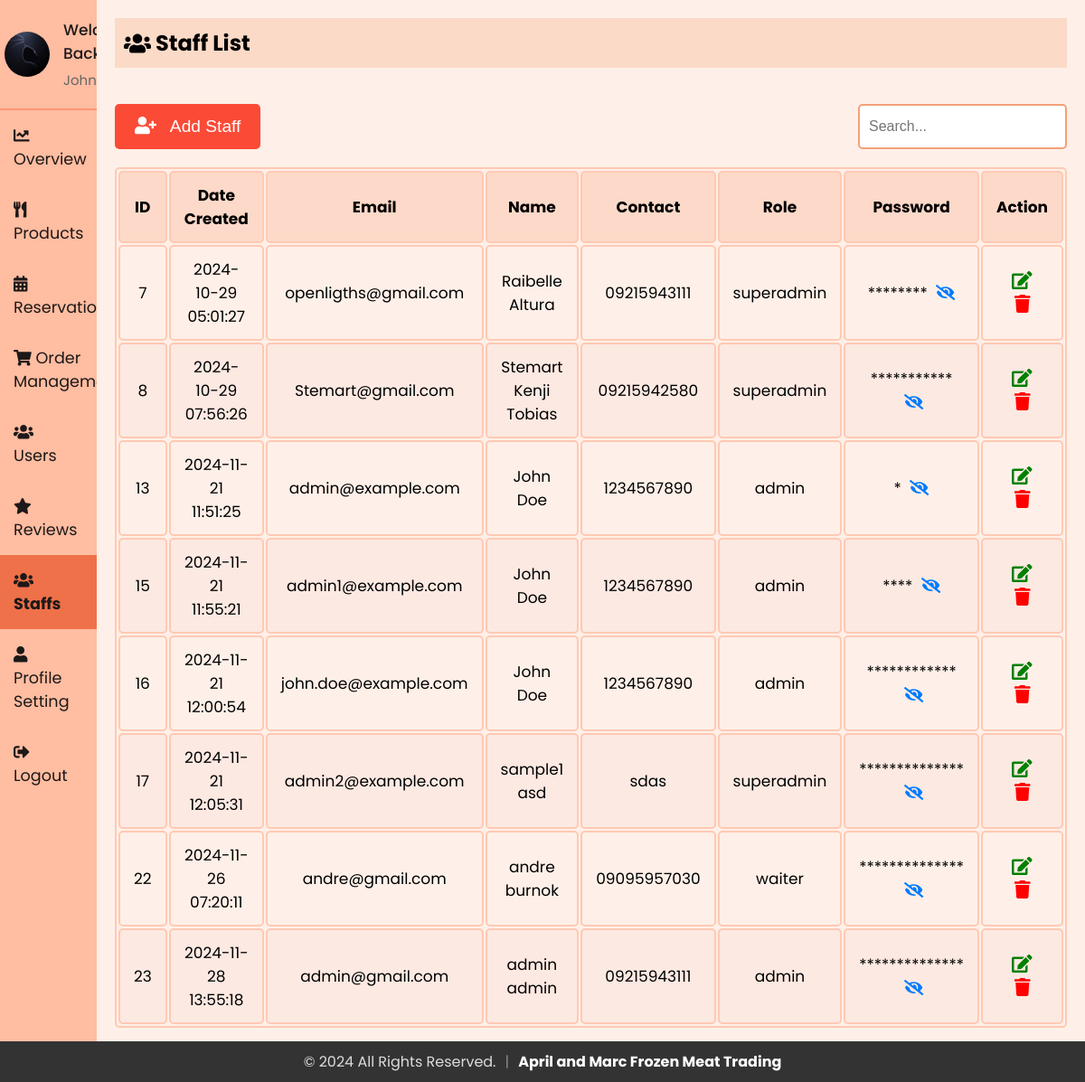
Screenshot of /admin/staffs.php (signed in) with the database file from the repository.
### tables this page shows
CREATE TABLE `staff` (
  `id` int(11) NOT NULL,
  `firstName` varchar(50) NOT NULL,
  `lastName` varchar(50) NOT NULL,
  `email` varchar(100) NOT NULL,
  `contact` varchar(15) DEFAULT NULL,
  `role` enum('superadmin','admin','delivery boy','waiter') NOT NULL,
  `password` varchar(255) NOT NULL,
  `createdAt` timestamp NOT NULL DEFAULT current_timestamp(),
  `updatedAt` timestamp NOT NULL DEFAULT current_timestamp() ON UPDATE current_timestamp(),
  `profile_image` varchar(255) NOT NULL DEFAULT 'default.jpg'
);

### admin/sidebar.php (called while the page is built, shortened)
<?php
include 'db_connection.php';
$admin_email = isset($_SESSION['email']) ? $_SESSION['email'] : '';
function getAdminInfo($email)
{
  global $conn;
  $stmt = $conn->prepare("SELECT firstName, lastName, email, profile_image FROM staff WHERE email = ?");
  $stmt->bind_param("s", $email);
  $stmt->execute();
  $stmt->bind_result($firstName, $lastName, $email,  $profile_image);
  return [
    'firstName' => $firstName ?: '',
    'lastName' => $lastName ?: '',
    'email' => $email ?: '',
    'profile_image' => $profile_image ?: 'default.jpg'
  ];
}
$admin_info = getAdminInfo($admin_email);
?>

### admin/staffs.php (the view, shortened to what this page needs)
<?php
include 'db_connection.php';
$search = '';
?>
<?php
include 'sidebar.php';
?>
<!DOCTYPE html>
<html lang="en">
<head>
  <link rel="stylesheet" href="https://cdnjs.cloudflare.com/ajax/libs/font-awesome/5.15.3/css/all.min.css">
  <link rel="stylesheet" href="sidebar.css">
  <link rel="stylesheet" href="admin_user.css">
</head>
<body>
  <div class="sidebar">
    <div class="profile-section">
      <img src="../uploads/<?php echo htmlspecialchars($admin_info['profile_image']); ?>" alt="Profile Picture">
      <div class="info">
        <h3>Welcome Back!</h3>
        <p><?php echo htmlspecialchars($admin_info['firstName']) . ' ' . htmlspecialchars($admin_info['lastName']); ?></p>
      </div>
    </div>
    <ul>
      <li><a href="index.php"><i class="fas fa-chart-line" style="margin-right: 10px;"></i> Overview</a></li>
      <li><a href="admin_menu.php" ><i class="fas fa-utensils" style="margin-right: 10px;"></i> Products</a></li>
      <li><a href="reservations.php"><i class="fas fa-calendar-alt" style="margin-right: 10px;"></i> Reservations</a></li>
      <li><a href="admin_orders.php"><i class="fas fa-shopping-cart"></i> Order Management</a></li>
      <li><a href="users.php"><i class="fas fa-users" style="margin-right: 10px;"></i> Users</a></li>
      <li><a href="reviews.php"><i class="fas fa-star" style="margin-right: 10px;"></i> Reviews</a></li>
      <li><a href="staffs.php" class="active"><i class="fas fa-users" style="margin-right: 10px;"></i> Staffs</a></li>
      <li><a href="profile.php"><i class="fas fa-user" style="margin-right: 10px;"></i> Profile Setting</a></li>
      <li style="margin-right: 10px;"><a href="logout.php"><i class="fas fa-sign-out-alt" style="margin-right: 10px;"></i> Logout</a></li>
    </ul>
  </div>
  <div class="content">
    <div class="header">
      <h2><i class="fas fa-users"></i>&nbsp;Staff List</h2>
    </div>
    <div class="actions">
      <button onclick="openaddUserModal()"><i class="fas fa-user-plus"></i> &nbsp; Add Staff</button>
      <form method="POST" id="searchForm" class="search-bar">
        <input type="text" name="search" placeholder="Search..." value="<?php echo htmlspecialchars($search); ?>">
      </form>
    </div>
    <table id="userTable">
      <thead>
        <tr>
          <th>ID</th>
          <th>Date Created</th>
          <th>Email</th>
          <th>Name</th>
          <th>Contact</th>
          <th>Role</th>
          <th>Password</th>
          <th>Action</th>
        </tr>
      </thead>
      <tbody>
        <?php
          $sql = "SELECT * FROM staff";
          $result = $conn->query($sql);
          if ($result->num_rows > 0) {
            while ($row = $result->fetch_assoc()) {
              $passwordMasked = str_repeat('*', min(14, strlen($row['password'])));
              $passwordVisible = substr($row['password'], 0, 14);
              echo "<tr>
                        <td>{$row['id']}</td>
                        <td>{$row['createdAt']}</td>
                        <td>{$row['email']}</td>
                        <td>{$row['firstName']} {$row['lastName']}</td>
                        <td>{$row['contact']}</td>
                        <td>{$row['role']}</td>
                        <td>
                            <span class='password-masked'>{$passwordMasked}</span>
                            <span class='password-visible' style='display: none;'>{$passwordVisible}</span>
                            <i class='fas fa-eye-slash toggle-password' onclick='togglePassword(this)'></i>
                        </td>
                        <td>
                            <button id='editbtn' onclick='openEditUserModal(this)' data-email='{$row['email']}' data-firstname='{$row['firstName']}' data-lastname='{$row['lastName']}' data-contact='{$row['contact']}' data-role='{$row['role']}' data-password='{$row['password']}'><i class='fas fa-edit'></i></button>
                            <button id='deletebtn' onclick=\"deleteItem('{$row['email']}')\"><i class='fas fa-trash'></i></button>
                        </td>
                    </tr>";
            }
          } else {
            echo "<tr><td colspan='8' style='text-align: center;'>No Users Found</td></tr>";
          }
        ?>
      </tbody>
    </table>
  </div>
</body>
</html>

### admin/sidebar.css (style rules this page uses)
* { margin: 0; padding: 0; box-sizing: border-box; }
body { background: #fef0e8; font-family: "Poppins", sans-serif; display: flex; flex-direction: row; margin: 0; }
.sidebar { width: 250px; background-color: #ffbda1; color: #1d1818; overflow: auto; position: relative; min-height: 100vh; font-size: 1.1rem }
.sidebar ul li a { display: block; padding: 15px; text-decoration: none; color: #1d1818; transition: background-color 0.3s; }
.sidebar ul li a.active { background-color:#ee7149; font-weight: bold; }
.sidebar ul { list-style-type: none; padding: 0; }
.content { flex: 1; padding: 20px; }
.header { padding: 10px; background-color: #fbdac7; margin-bottom: 20px; display: flex; align-items: center; }
.header h2 { display: flex; align-items: center; }
.profile-section { padding: 20px 5px 20px 5px; display: flex; align-items: center; border-bottom: 2px solid rgba(253, 108, 77, 0.5); }
.profile-section img { width: 50px; height: 50px; border-radius: 50%; margin-right: 15px; }
.profile-section .info { flex-grow: 1; }
.profile-section .info h3 { margin: 0; font-size: 17px; font-weight: 500; }
.profile-section .info p { margin: 5px 0 0; font-size: 15px; color: #666; }
.sidebar ul li a.active { font-weight: bold; }

### admin/admin_user.css (style rules this page uses)
* { margin: 0; padding: 0; }
body { background: #fef0e8; font-family: "Poppins", sans-serif; margin: 0; }
.content { margin-bottom: 40px; }
.actions { display: flex; justify-content: space-between; align-items: center; margin-top: 40px; margin-bottom: 20px; }
#userTable td { position: relative; }
#userTable .fa-eye, #userTable .fa-eye-slash { cursor: pointer; margin-left: 5px; color: #007bff; }
.search-bar input { padding: 14px 10px; font-size: 16px; border-radius: 5px; border: 2px solid #f4a178; cursor: pointer; outline: none; }
.header { padding: 10px; background-color: #fbdac7; margin-bottom: 20px; display: flex; align-items: center; }
table { width: 100%; border: 2px solid #ffc9b3; font-size: 17px; text-align: center; cursor: pointer; border-radius: 5px; }
table th, table td { padding: 12px 15px; border: 2px solid #ffc9b3; border-radius: 5px; }
table th { background-color: #fdd9c9; }
table tr:nth-of-type(even) { background-color: #fce9e2; }
button { background-color: #fb4a36; color: white; border: 2px solid #fb4a36; padding: 12px 20px; cursor: pointer; border-radius: 5px; transition: all 0.3s ease; font-size: 1.2rem; }
#editbtn, #deletebtn { font-size: 20px; background: none; border: none; padding: 0 0 0 0; outline: none; cursor: pointer; padding: 0 5px 0 5px; }
#editbtn { color: green; }
#deletebtn { color: red; }
.sidebar ul li a.active { font-weight: bold; }

### admin/staffs.php (style rules this page uses)
.sidebar ul li a.active { font-weight: bold; }

### rows the page displays
staff: profile_image (picture), firstName "John…", id "13", createdAt "2024-11-21 11:51:25", email "admin@example.com", firstName "John", lastName "Doe", contact "1234567890", role "admin", password "*"
staff: id "7", createdAt "2024-10-29 05:01:27", email "openligths@gmail.com", firstName "Raibelle", lastName "Altura", contact "09215943111", role "superadmin", password "********"
staff: id "8", createdAt "2024-10-29 07:56:26", email "Stemart@gmail.com", firstName "Stemart Kenji", lastName "Tobias", contact "09215942580", role "superadmin", password "***********"
staff: id "15", createdAt "2024-11-21 11:55:21", email "admin1@example.com", firstName "John", lastName "Doe", contact "1234567890", role "admin", password "****"
staff: id "16", createdAt "2024-11-21 12:00:54", email "john.doe@example.com", firstName "John", lastName "Doe", contact "1234567890", role "admin", password "************"
staff: id "17", createdAt "2024-11-21 12:05:31", email "admin2@example.com", firstName "sample1", lastName "asd", contact "sdas", role "superadmin", password "**************"
staff: id "22", createdAt "2024-11-26 07:20:11", email "andre@gmail.com", firstName "andre", lastName "burnok", contact "09095957030", role "waiter", password "**************"
staff: id "23", createdAt "2024-11-28 13:55:18", email "admin@gmail.com", firstName "admin", lastName "admin", contact "09215943111", role "admin", password "**************"
